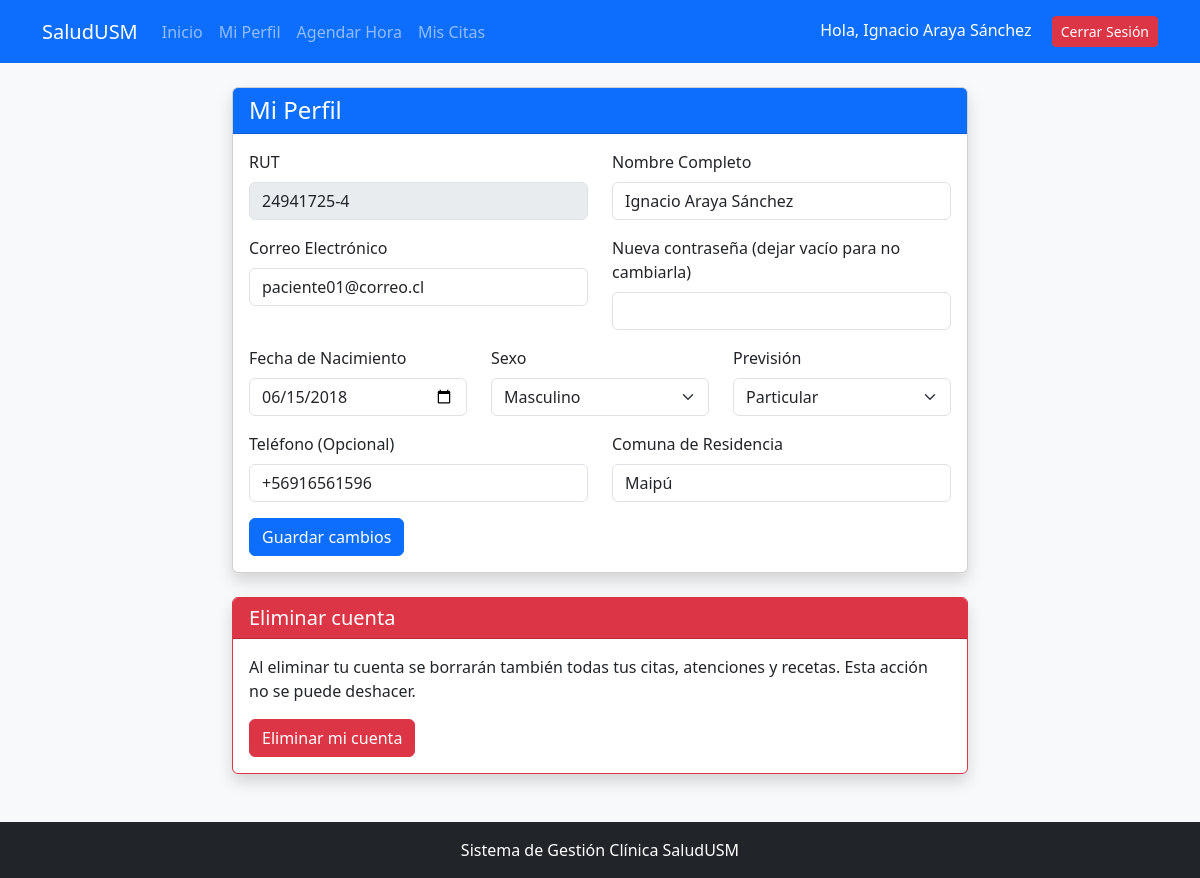
The page /PHP/perfil.php (signed in) on the database its author committed.
### tables this page shows
CREATE TABLE Paciente (
    id_paciente INT AUTO_INCREMENT PRIMARY KEY,
    id_usuario INT NOT NULL UNIQUE,
    rut VARCHAR(10) NOT NULL UNIQUE,
    nombre_completo VARCHAR(150) NOT NULL,
    fecha_nacimiento DATE NOT NULL,
    sexo VARCHAR(10) NOT NULL,
    id_prevision TINYINT NOT NULL,
    telefono VARCHAR(20) NULL,
    comuna_residencia VARCHAR(100) NOT NULL,
    CONSTRAINT chk_pac_rut CHECK (rut REGEXP '^[0-9]{7,8}-[0-9Kk]$'),
    CONSTRAINT chk_pac_sexo CHECK (sexo IN ('M', 'F', 'Otro')),
     
    FOREIGN KEY (id_usuario) REFERENCES Usuario(id_usuario) ON DELETE CASCADE,
    FOREIGN KEY (id_prevision) REFERENCES Prevision(id_prevision)
);

CREATE TABLE Usuario (
    id_usuario INT AUTO_INCREMENT PRIMARY KEY,
    email VARCHAR(150) NOT NULL UNIQUE,
    password_hash VARCHAR(255) NOT NULL,
    id_rol TINYINT NOT NULL,
    FOREIGN KEY (id_rol) REFERENCES Rol(id_rol)
);

CREATE TABLE Prevision (
    id_prevision TINYINT PRIMARY KEY,
    nombre VARCHAR(50) NOT NULL UNIQUE
);

### PHP/perfil.php (the view, shortened to what this page needs)
<?php
require_once 'conexion.php';
$rol = $_SESSION['rol_usuario'];
$id_usuario = $_SESSION['id_usuario'];
if ($rol == 1) {
    $stmt = $pdo->prepare("SELECT u.email, p.rut, p.nombre_completo, p.fecha_nacimiento, p.sexo, p.id_prevision, p.telefono, p.comuna_residencia
                           FROM Usuario u JOIN Paciente p ON p.id_usuario = u.id_usuario WHERE u.id_usuario = :id_usuario");
} elseif ($rol == 2) {
    $stmt = $pdo->prepare("SELECT u.email, m.rut, m.nombre_completo
                           FROM Usuario u JOIN Medico m ON m.id_usuario = u.id_usuario WHERE u.id_usuario = :id_usuario");
} else {
    $stmt = $pdo->prepare("SELECT email FROM Usuario WHERE id_usuario = :id_usuario");
}
$stmt->execute([':id_usuario' => $id_usuario]);
$datos = $stmt->fetch(PDO::FETCH_ASSOC);
$previsiones = [];
if ($rol == 1) {
    $previsiones = $pdo->query("SELECT id_prevision, nombre FROM Prevision")->fetchAll(PDO::FETCH_ASSOC);
}
include 'header.php';
?>
<div class="row justify-content-center mb-5">
    <div class="col-md-8">
        <div class="card shadow mb-4">
            <div class="card-header bg-primary text-white">
                <h4 class="mb-0">Mi Perfil</h4>
            </div>
            <div class="card-body">
                <form method="POST" action="perfil.php">
                    <div class="row">
                        <?php if ($rol != 3): ?>
                            <div class="col-md-6 mb-3">
                                <label class="form-label">RUT</label>
                                <input type="text" class="form-control" value="<?php echo htmlspecialchars($datos['rut']); ?>" disabled>
                            </div>
                            <div class="col-md-6 mb-3">
                                <label for="nombre_completo" class="form-label">Nombre Completo</label>
                                <input type="text" class="form-control" id="nombre_completo" name="nombre_completo" value="<?php echo htmlspecialchars($datos['nombre_completo']); ?>" required>
                            </div>
                        <?php endif; ?>
                    </div>
                    <div class="row">
                        <div class="col-md-6 mb-3">
                            <label for="email" class="form-label">Correo Electrónico</label>
                            <input type="email" class="form-control" id="email" name="email" value="<?php echo htmlspecialchars($datos['email']); ?>" required>
                        </div>
                        <div class="col-md-6 mb-3">
                            <label for="nueva_contrasena" class="form-label">Nueva contraseña (dejar vacío para no cambiarla)</label>
                            <input type="password" class="form-control" id="nueva_contrasena" name="nueva_contrasena" minlength="8">
                        </div>
                    </div>
                    <?php if ($rol == 1): ?>
                        <div class="row">
                            <div class="col-md-4 mb-3">
                                <label for="fecha_nacimiento" class="form-label">Fecha de Nacimiento</label>
                                <input type="date" class="form-control" id="fecha_nacimiento" name="fecha_nacimiento" value="<?php echo htmlspecialchars($datos['fecha_nacimiento']); ?>" required>
                            </div>
                            <div class="col-md-4 mb-3">
                                <label for="sexo" class="form-label">Sexo</label>
                                <select class="form-select" id="sexo" name="sexo" required>
                                    <?php foreach (['M' => 'Masculino', 'F' => 'Femenino', 'Otro' => 'Otro'] as $valor => $texto): ?>
                                        <option value="<?php echo $valor; ?>" <?php if ($datos['sexo'] == $valor) echo 'selected'; ?>><?php echo $texto; ?></option>
                                    <?php endforeach; ?>
                                </select>
                            </div>
                            <div class="col-md-4 mb-3">
                                <label for="id_prevision" class="form-label">Previsión</label>
                                <select class="form-select" id="id_prevision" name="id_prevision" required>
                                    <?php foreach ($previsiones as $prev): ?>
                                        <option value="<?php echo $prev['id_prevision']; ?>" <?php if ($datos['id_prevision'] == $prev['id_prevision']) echo 'selected'; ?>><?php echo htmlspecialchars($prev['nombre']); ?></option>
                                    <?php endforeach; ?>
                                </select>
                            </div>
                        </div>
                        <div class="row">
                            <div class="col-md-6 mb-3">
                                <label for="telefono" class="form-label">Teléfono (Opcional)</label>
                                <input type="text" class="form-control" id="telefono" name="telefono" value="<?php echo htmlspecialchars($datos['telefono'] ?? ''); ?>">
                            </div>
                            <div class="col-md-6 mb-3">
                                <label for="comuna_residencia" class="form-label">Comuna de Residencia</label>
                                <input type="text" class="form-control" id="comuna_residencia" name="comuna_residencia" value="<?php echo htmlspecialchars($datos['comuna_residencia']); ?>" required>
                            </div>
                        </div>
                    <?php endif; ?>
                    <button type="submit" name="guardar_perfil" class="btn btn-primary">Guardar cambios</button>
                </form>
            </div>
        </div>
        <?php if ($rol == 1): ?>
            <div class="card shadow border-danger">
                <div class="card-header bg-danger text-white">
                    <h5 class="mb-0">Eliminar cuenta</h5>
                </div>
                <div class="card-body">
                    <p>Al eliminar tu cuenta se borrarán también todas tus citas, atenciones y recetas. Esta acción no se puede deshacer.</p>
                    <form method="POST" action="perfil.php" onsubmit="return confirm('¿Seguro que desea eliminar su cuenta? Se eliminarán también sus citas, atenciones y recetas.');">
                        <button type="submit" name="eliminar_cuenta" class="btn btn-danger">Eliminar mi cuenta</button>
                    </form>
                </div>
            </div>
        <?php endif; ?>
    </div>
</div>
<?php include 'footer.php'; ?>

### rows shown on the page
paciente: rut "24941725-4", nombre_completo "Ignacio Araya Sánchez", email "paciente01@correo.cl", fecha_nacimiento "06/15/2018", sexo "Masculino", id_prevision "Particular", telefono "+56916561596", comuna_residencia "Maipú"

### other values the page prints
$_SESSION['nombre_usuario'] "Ignacio Araya Sánchez"
